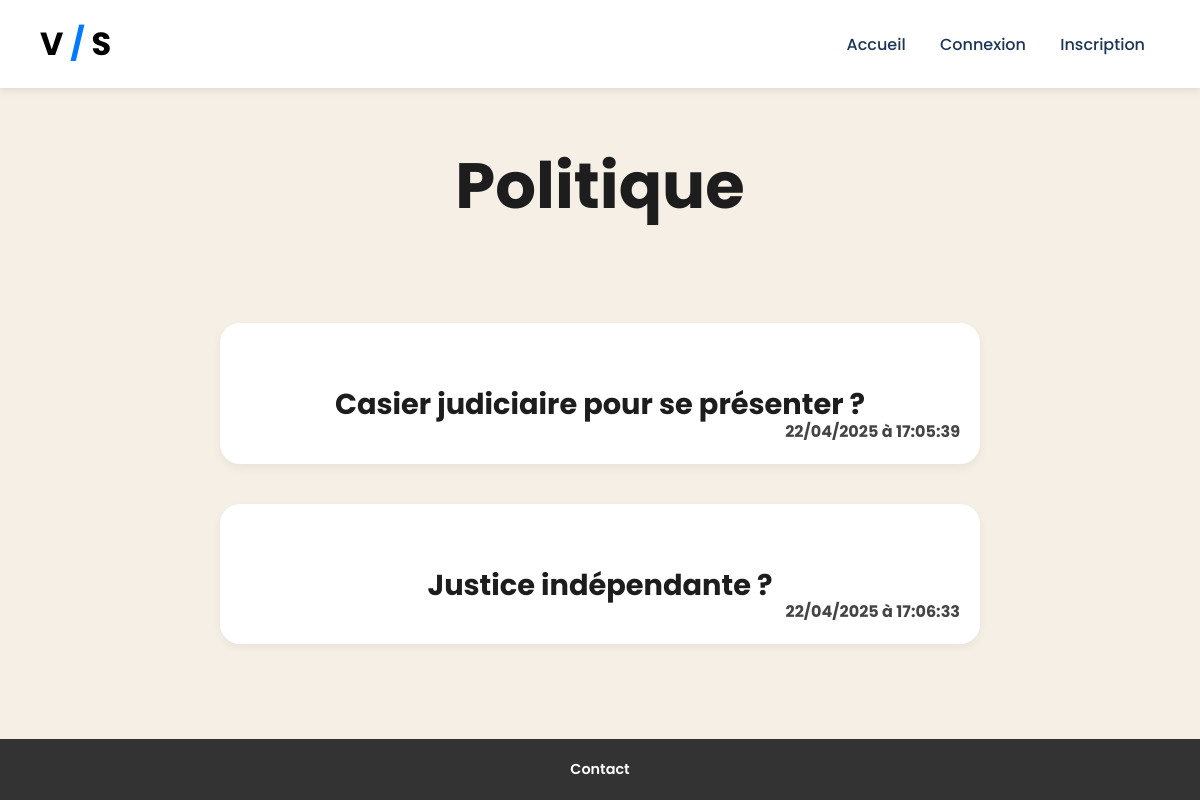
The app's page /theme/politique with its own data.
### tables this page shows
CREATE TABLE debats (
        id_debat INTEGER PRIMARY KEY AUTOINCREMENT,
        titre VARCHAR(255) NOT NULL UNIQUE,
        description TEXT NOT NULL,
        id_uti INTEGER NOT NULL,
        theme VARCHAR(255) NOT NULL,
        date_creation DATETIME NOT NULL,
        date_fin DATETIME NOT NULL,
        FOREIGN KEY (id_uti) REFERENCES utilisateur(id_uti)
    );

### app.py (the view)
@app.route('/theme/<theme_name>')
def theme_page(theme_name):
    con = connect_db()
    cur = con.cursor()
    cur.execute("SELECT id_debat, titre, description, date_creation FROM debats WHERE theme = ?", (theme_name,))
    debates_raw = cur.fetchall()
    con.close()
    debates = [(id_debat, titre, description, datetime.strptime(date_creation, "%Y-%m-%d %H:%M:%S").strftime("%d/%m/%Y à %H:%M:%S"))
               for id_debat, titre, description, date_creation in debates_raw]
    return render_template('theme.html', theme_name=theme_name, debates=debates, is_logged_in='username' in session)

### app.py (called while the page is built)
def connect_db():
    return sqlite3.connect('database/vns.db')

### templates/theme.html (shortened to what this page needs)
<!DOCTYPE html>
<html>
<head>
    <link rel="stylesheet" href="{{ url_for('static', filename='themes.css') }}">
</head>
<body>
    <header>
        <div class="logo">
            <span class="v">V</span>
            <span class="neutre">/</span>
            <span class="s">S</span>
        </div>
        <nav>
            <a href="{{ url_for('acc') }}">Accueil</a>
            {% if 'username' in session %}
                <a href="{{ url_for('creerdebat') }}">Créer un débat</a>
                <a href="{{ url_for('logout') }}">Déconnexion</a>
            {% else %}
                <a href="{{ url_for('connexion') }}">Connexion</a>
                <a href="{{ url_for('inscription') }}">Inscription</a>
            {% endif %}
        </nav>
    </header>
    <h1>{{ theme_name | capitalize }}</h1>
    <main>
        {% for id_debat, titre, description, datecreation in debates %}
        <section class="debate">
            <a class="button-debat" href="{{ url_for('choixdebat', debat_id=id_debat) }}">
                <h2><strong>{{ titre }}</strong></h2>
                <h4>{{ datecreation }}</h4>
            </a>
        </section>
        {% endfor %}
    </main>
</body>
<footer>
    <p><a href="{{ url_for('contact') }}" class="contact">Contact</a></p>
</footer>
</html>

### static/themes.css (style rules this page uses)
:root { --primary-color: #1d3557; --secondary-color: #457b9d; --accent-color: #007bff; --background-color: white; --text-color: #1d1d1d; }
* { margin: 0; padding: 0; box-sizing: border-box; }
body { font-family: 'Poppins', sans-serif; background-color: #f5efe6; color: var(--text-color); height: 100vh; display: flex; flex-direction: column; }
header { width: 100%; padding: 20px 40px; background-color: #fff; display: flex; justify-content: space-between; align-items: center; box-shadow: 0 2px 8px rgba(0, 0, 0, 0.1); position: sticky; top: 0; z-index: 100; }
header .logo { font-size: 2rem; font-weight: 700; color: black; }
header .logo .neutre { color: var(--accent-color); }
header nav a { margin: 0 15px; text-decoration: none; font-weight: 500; color: var(--primary-color); position: relative; transition: color 0.3s ease; }
main { max-width: 800px; margin: 20px auto; display: flex; flex-direction: column; text-align: center; width: 100%; padding: 0 20px; }
.button-debat { text-decoration: none; }
.debate { background: white; padding: 20px; margin: 20px auto; width: 100%; border-radius: 20px; box-shadow: 0 4px 10px rgba(0, 0, 0, 0.05); display: flex; flex-direction: column; position: relative; transition: transform 0.2s ease, box-shadow 0.2s ease; }
.debate h4 { position: absolute; bottom: 20px; right: 20px; font-size: 1em; width: 100%; color: #444444; text-align: right; }
.debate h2 { font-size: 1.8em; text-align: center; margin: 10px auto 15px auto; max-width: 85%; word-break: break-word; line-height: 1.3; margin-top: 6%; color: var(--text-color); margin-bottom: 20px; }
h1 { margin-top: 50px; margin-bottom: 50px ; text-align: center; font-size: 400%; }
footer { padding: 20px 40px; text-align: center; background: #333; margin-top: auto; }
footer p { font-size: 0.9rem; }
footer .contact { text-decoration: none; color: var(--background-color); font-weight: 600; transition: color 0.3s ease; }
.contact { color: #b3b3b3; font-size: 1em; text-decoration: none; }

### records on screen
debats: titre "Casier judiciaire pour se présenter ?", datecreation "22/04/2025 à 17:05:39"
debats: titre "Justice indépendante ?", datecreation "22/04/2025 à 17:06:33"

### other values on screen
{{ theme_name | capitalize }} "Politique"
